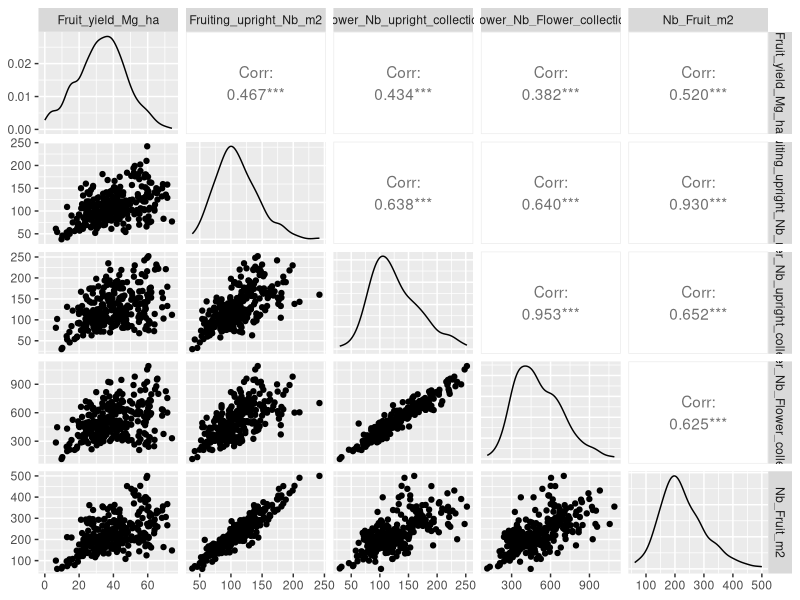
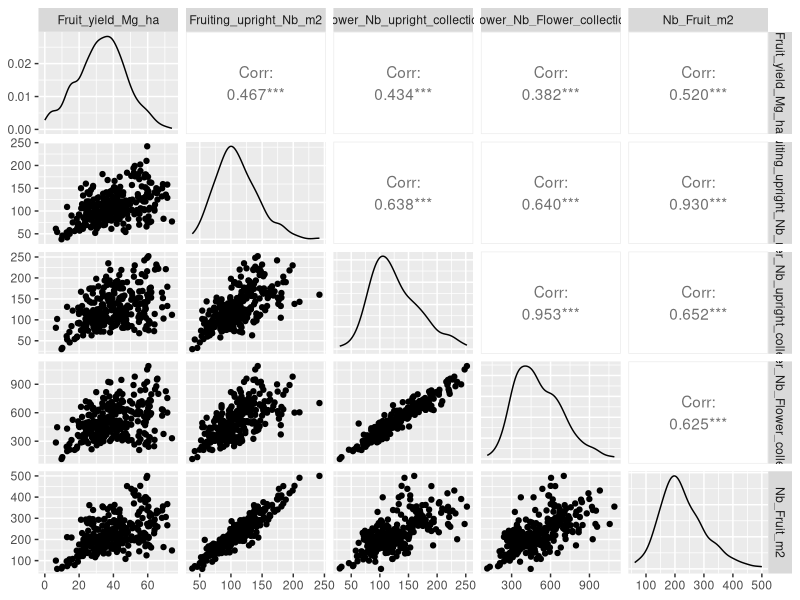

Source code (R) for these figures, in order: (Note: this script raises an error after producing the figures.)
## ---- chunk 1
library("tidyverse") # generic data handling and plotting
library("GGally")
library("nlme") # mixed models
## ---- chunk 2
data_init <- read_csv(file = "data/data_init.csv", guess_max = 1729)
## ---- chunk 3
data_init <- data_init %>%
  mutate(TAcy = case_when(
    !is.na(Fruit_Tacy_labo_mg_Anth_100g) ~ Fruit_Tacy_labo_mg_Anth_100g,
    TRUE ~ Fruit_Tacy_image_mg_Anth_100g_515nm
  ))
## ---- chunk 4
dose_df <- tibble(
  dose_colname = c(
    "Fertilizer-tot-dose_N_kg_ha", "Fertilizer-tot-dose_P_kg_ha",
    "Fertilizer-tot-dose_K_kg_ha", "Fertilizer-tot-dose_Mg_kg_ha",
    "Fertilizer-tot-dose_B_kg_ha", "Fertilizer-tot-dose_Cu_kg_ha"
  ),
  dose_name = c("N", "P", "K", "Mg", "B", "Cu")
)
## ---- chunk 5
performance_df <- tibble(
  performance_name = c(
    "TAcy", "Brix", "Firmness", "Berry_weight",
    "Berry_moisture", "Yield",
    "Fruit_stem", "Fruit"
  ),
  performance_colname = c(
    "TAcy", "Fruit_Brix_degreeBrix", "Fruit_Firmness_N_s", "Fruit_weight_g",
    "Fruit_moisture_berry_perc", "Fruit_yield_Mg_ha",
    "Fruiting_upright_Nb_m2", "Nb_Fruit_m2"
  ),
  performance_labels = c(
    "TAcy~plain('(')~mg~100^{plain('-1')}~plain(')')",
    "{}^o~Brix",
    "Firmness~plain('(')~N~sec^{plain('-1')}~plain(')')",
    "Berry~weight~plain('(')~g~plain(')')",
    "Berry~moisture~plain('(')~plain('%')~plain(')')",
    "Berry~yield~plain('(')~Mg~ha^{plain('-1')}~plain(')')",
    # "Reproductive~upright~plain('(')~m^{plain('-2')}~plain(')')",
    # "Flower~count~plain('(')~m^{plain('-2')}~plain(')')",
    # "Flower~per~repr.~upright~plain('(')~m^{plain('-2')}~plain(')')",
    # "Fruiting~upright~plain('(')~m^{plain('-2')}~plain(')')",
    "Berry~count~plain('(')~m^{plain('-2')}~plain(')')",
    "Berry~per~fruiting~upright~plain('(')~m^{plain('-2')}~plain(')')" # "Fruit~set~plain('(%)')",
  ),
  performance_type = c(
    "Quality", "Quality", "Quality", "Quality",
    "Quality", "Quality",
    "Physiology", "Physiology"
  )
)
## ---- chunk 6
data_init$Dose_trial <- NA
for (i in seq_along(dose_df$dose_name)) {
  filter_i <- data_init$Nutrient_tested == dose_df$dose_name[i]
  filter_i[is.na(filter_i)] <- FALSE
  data_init$Dose_trial[filter_i] <- data_init[filter_i, dose_df$dose_colname[i]] %>% pull()
}
## ---- chunk 7
physiology <- tibble(colname = c(
  "Fruit_yield_Mg_ha", "Fruiting_upright_Nb_m2",
  "Flower_Nb_upright_collection", "Flower_Nb_Flower_collection",
  "Nb_Fruit_m2"
),
label = c("Berry yield (Mg/ha)", #"Berry~yield~plain('(')~Mg~ha^{plain('-1')}~plain(')')",
          "Fruiting upright (count/m²)", #"Fruiting~uprights~plain('(')~count~m^{plain('-2')}~plain(')')",
          "Flower per upright", #"Flower~per~upright",
          "Flower (count/m²)", #"Flower~plain('(')~count~m^{plain('-2')}~plain(')')",
          "Fruit (count/m²)" #"Fruit~plain('(')~count~m^{plain('-2')}~plain(')')"
  )
)

data_init %>%
  select(one_of(physiology$colname)) %>%
  ggpairs()
ggsave("images/correlation-physiology.png", width = 8, height = 8, dpi = 300)
## ---- chunk 8
knitr::include_graphics("images/correlation-physiology.png")
## ---- chunk 9
mod_phys <- list()
intervals_phys <- list()
physio_plot <- list()
for (i in 1:(length(physiology$colname) - 1)) {
  data_physio_lm <- data_init %>%
    select(one_of(physiology$colname[1], physiology$colname[i + 1])) %>%
    drop_na()
  mod_phys[[i]] <- lm(
    formula = as.formula(paste(physiology$colname[1], "~", physiology$colname[i + 1])),
    data = data_physio_lm
  )
  intervals_phys[[i]] <- cbind(confint(mod_phys[[i]]), summary(mod_phys[[i]])$coef)
  rownames(intervals_phys[[i]]) <- c(
    paste(physiology$colname[i + 1], "Intercept"),
    paste(physiology$colname[i + 1], "Slope")
  )
  
  coefs_text <- paste("Intercept:", signif(summary(mod_phys[[i]])$coef[1, 1], 3), 
                      "+/-", signif(abs(summary(mod_phys[[i]])$coef[1, 1] - confint(mod_phys[[i]], level = 0.95)[1, 1]), 3), "\n",
                      "Slope:", signif(summary(mod_phys[[i]])$coef[2, 1], 3),
                      "+/-", signif(abs(summary(mod_phys[[i]])$coef[2, 1] - confint(mod_phys[[i]], level = 0.95)[2, 1]), 3))
  
  physio_plot[[i]] <- ggplot(data_physio_lm,
                             aes_string(x = physiology$colname[i + 1],
                                        y = physiology$colname[1])) +
    geom_point() +
    geom_abline(
      intercept = summary(mod_phys[[i]])$coef[1, 1],
      slope = summary(mod_phys[[i]])$coef[2, 1]
    ) +
    geom_label(aes(x = 0, y = 70), label = coefs_text, hjust = "left") +
    expand_limits(x = 0, y = 0) +
    labs(x = physiology$label[i + 1], # can't be parsed
         y = physiology$label[1]) +
    theme_bw()
  
}
intervals_phys <- do.call(rbind.data.frame, intervals_phys)

library("patchwork")
physio_plot[[1]] / physio_plot[[2]] / physio_plot[[3]] / physio_plot[[4]]
ggsave("images/lm-physiology.png", width = 6, height = 14, dpi = 300)
## ---- chunk 10
knitr::include_graphics("images/lm-physiology.png")
## ---- chunk 11
nutrient_exportation <- data_init %>%
  select(Fruit_yield_Mg_ha, Fruit_moisture_berry_perc, starts_with("Fruit_") & ends_with("g_kg"), -Fruit_S_g_kg_ICP) %>%
  mutate(dry_weight_kg_ha = Fruit_yield_Mg_ha * 1000 * (100 - Fruit_moisture_berry_perc) / 100) %>%
  select(-Fruit_yield_Mg_ha, -Fruit_moisture_berry_perc) %>%
  mutate_all(~ . * dry_weight_kg_ha / 1000) %>%
  # g_nutrient/kg_fruit * kg_fruit/ha -> g_nutrient/ha / 1000 -> kg_nutrient / ha
  select(-dry_weight_kg_ha) %>%
  summarise_all(funs(mean), na.rm = TRUE) %>%
  t()

nutrient_concentration <- data_init %>%
  select(starts_with("Fruit_") & ends_with("g_kg"), -Fruit_S_g_kg_ICP) %>%
  summarise_all(funs(mean), na.rm = TRUE) %>%
  t()

nutrient_name <- data_init %>%
  select(starts_with("Fruit_") & ends_with("g_kg"), -Fruit_S_g_kg_ICP) %>%
  names() %>%
  sub(".*Fruit_ *(.*?) *_g_kg.*", "\\1", .)

tibble(
  nutrient_name,
  nutrient_concentration,
  nutrient_exportation
) %>%
  print(n = 14)
## ---- chunk 12
data_stats <- data_init %>%
  select(
    Year_of_experiment, Field_no, Treatment_no, Block_no, Cropping_system, Nutrient_tested, Fertilizer_formula, Dose_trial,
    dose_df$dose_colname, performance_df$performance_colname
  ) %>%
  filter(Year_of_experiment != 2017) %>%
  rename(
    Year = Year_of_experiment,
    Field = Field_no,
    Treatment = Treatment_no,
    Block = Block_no,
    Fertilizer_trial = Nutrient_tested
  ) %>%
  droplevels()

data_stats %>%
  sample_n(10)
## ---- chunk 13
model_conditions <- expand.grid(
  performance_name = performance_df$performance_name,
  Fertilizer_trial = c("N", "P", "K", "Mg", "B", "Cu")
)
model_conditions$index <- 1:nrow(model_conditions)
model_conditions %>%
  sample_n(5)
## ---- chunk 14
model_conditions$model_type <- "linear"
## ---- chunk 15
model_conditions$model_type[model_conditions$Fertilizer_trial == "B" & model_conditions$performance_name == "Brix"] <- "none"
## ---- chunk 16
model_conditions$model_type[model_conditions$Fertilizer_trial == "N" & model_conditions$performance_name == "Yield"] <- "quadratic"
model_conditions$model_type[model_conditions$Fertilizer_trial == "N" & model_conditions$performance_name == "Berry_weight"] <- "quadratic"
model_conditions$model_type[model_conditions$Fertilizer_trial == "K" & model_conditions$performance_name == "Yield"] <- "quadratic"
model_conditions$model_type[model_conditions$Fertilizer_trial == "K" & model_conditions$performance_name == "Berry_weight"] <- "quadratic"
## ---- chunk 17
alpha <- 0.05
lmm_N <- list()
interval_lmmN <- list()

mc_N <- model_conditions %>%
  filter(Fertilizer_trial == "N")

for (i in 1:nrow(mc_N)) {
  performance_i <- performance_df$performance_colname[performance_df$performance_name == as.character(mc_N[i, 1])]
  model_type_i <- mc_N[i, 4]
  
  table_mm_i <- data_stats %>%
    filter(Fertilizer_trial == "N") %>%
    select(one_of(c("Year", "Field", "Treatment", "Block", "Fertilizer-tot-dose_N_kg_ha", "Cropping_system", "Fertilizer_formula", performance_i))) %>%
    rename(Dose = "Fertilizer-tot-dose_N_kg_ha") %>%
    drop_na()
  
  table_mm_i$Fertilizer_formula <- relevel(factor(table_mm_i$Fertilizer_formula), ref = "21-0-0")
  
  if (model_type_i == "linear") {
    lmm_N[[i]] <- lme(as.formula(paste0(performance_i, " ~ Dose + Fertilizer_formula ")),
                      random = ~ 1 + 1 | Year / Field / Treatment,
                      data = table_mm_i
    )
  } else if (model_type_i == "quadratic") {
    lmm_N[[i]] <- lme(as.formula(paste0(performance_i, " ~ Dose + I(Dose^2) + Fertilizer_formula")),
                      random = ~ 1 + 1 | Year / Field / Treatment,
                      data = table_mm_i
    )
  } else if (model_type_i == "none") {
    lmm_N[[i]] <- NA
  } else {
    print("Model type not recognized. Choose linear or quadratic.")
  }
  
  tTable <- summary(lmm_N[[i]])$tTable %>%
    data.frame() %>%
    rownames_to_column() %>%
    filter(str_detect(rowname, "Fert"))
  
  intervals <- intervals(lmm_N[[i]], which = "fixed")[[1]] %>%
    data.frame() %>%
    rownames_to_column() %>%
    filter(str_detect(rowname, "Fert")) %>%
    bind_cols(tTable["p.value"])
  
  intervals$rowname <- tTable$rowname <- gsub("Fertilizer_formula*", "", tTable$rowname)
  
  intervals$performance_name <- mc_N$performance_name[i]
  intervals$performance_labels <- performance_df$performance_labels[performance_df$performance_colname == performance_i]
  
  interval_lmmN[[i]] <- intervals
}
## ---- chunk 18
interval_lmmN <- do.call(rbind.data.frame, interval_lmmN)
interval_lmmN$pvalue_alpha <- ifelse(interval_lmmN$p.value <= alpha, paste("≤", alpha), paste(">", alpha))
## ---- chunk 19
plot_cols <- 4
plot_rows <- 3

interval_lmmN %>% ggplot(aes(x = est., y = rowname)) +
  facet_wrap(. ~ performance_labels, scales = "free", labeller = label_parsed, switch = "x") +
  geom_vline(xintercept = 0, lty = 1) +
  geom_segment(mapping = aes(x = lower, xend = upper, yend = rowname), size = 1) + # , colour = pvalue_alpha
  geom_point(size = 3) +
  geom_text(aes(x = lower, label = signif(lower, 3)), hjust = 1.2) +
  geom_label(aes(label = signif(est., 3))) +
  geom_text(aes(x = upper, label = signif(upper, 3)), hjust = -0.2) +
  labs(y = "", x = "") +
  scale_x_continuous(expand = expand_scale(mult = c(0.5, 0.5))) +
  theme_bw() +
  theme(
    strip.text.y = element_text(angle = 0),
    axis.title.x = element_blank(),
    strip.background = element_rect(fill = "transparent", colour = "transparent"),
    strip.placement = "outside",
    panel.spacing = unit(2, "lines")
  ) +
  ggsave("images/sources-nitrogen.pdf", width = plot_cols * 5, height = plot_rows * 2.5, dpi = 300) +
  ggsave("images/sources-nitrogen.png", width = plot_cols * 5, height = plot_rows * 2.5, dpi = 300)
## ---- chunk 20
alpha <- 0.05
lmm <- list()
pred <- list()

for (i in 1:nrow(model_conditions)) {
  performance_i <- performance_df$performance_colname[performance_df$performance_name == as.character(model_conditions[i, 1])]
  treatment_i <- model_conditions[i, 2]
  # dose_i <- dose_df$dose_colname[dose_df$dose_name == treatment_i]
  model_type_i <- model_conditions[i, 4]
  
  table_mm_i <- data_stats %>%
    filter(Fertilizer_trial == treatment_i) %>%
    select(one_of(c("Year", "Field", "Treatment", "Block", "Cropping_system", "Dose_trial", performance_i))) %>%
    rename(Dose = Dose_trial) %>%
    drop_na()
  
  if (model_type_i == "linear") {
    lmm[[i]] <- lme(as.formula(paste0(performance_i, " ~ Dose")),
                    random = ~ 1 + 1 | Year / Field / Treatment,
                    data = table_mm_i
    )
    p_value <- summary(lmm[[i]])$tTable[2, 5]
    slope <- coef(lmm[[i]])[1, 2]
  } else if (model_type_i == "quadratic") {
    lmm[[i]] <- lme(as.formula(paste0(performance_i, " ~ Dose + I(Dose^2)")),
                    random = ~ 1 + 1 | Year / Field / Treatment,
                    data = table_mm_i
    )
    p_value <- summary(lmm[[i]])$tTable[3, 5]
    slope <- coef(lmm[[i]])[1, 3]
  } else if (model_type_i == "none") {
    lmm[[i]] <- NA
    p_value <- NA
    slope <- NA
  } else {
    print("Model type not recognized. Choose linear or quadratic.")
  }
  
  if (any(is.na(lmm[[i]]))) {
    pred[[i]] <- NA
    print(paste("Model", i, "is NA"))
  } else {
    x_seq <- expand.grid(Dose = seq(0, max(table_mm_i$Dose), length = 20))
    y_seq <- predict(lmm[[i]], newdata = x_seq, level = 0)
    pred[[i]] <- data.frame(
      Dose_trial = x_seq$Dose,
      performance_value = y_seq,
      # label = performance_df$labels[performance_df$colname == performance_i],
      Fertilizer_trial = treatment_i,
      performance_colname = performance_i,
      p_value = p_value,
      slope = slope
    )
  }
}
## ---- chunk 21
pred_tidy <- do.call(rbind.data.frame, pred) # list to data frame
pred_tidy$pvalue_alpha <- factor(ifelse(pred_tidy$p_value <= alpha, paste("≤", alpha), paste(">", alpha)))
pred_tidy <- pred_tidy %>%
  left_join(performance_df, by = "performance_colname") %>%
  select(-performance_colname)
pred_tidy %>% sample_n(10)
## ---- chunk 22
data_tidy <- data_stats %>%
  gather(key = "performance_colname", value = "performance_value", performance_df$performance_colname) %>%
  left_join(performance_df, by = "performance_colname") %>%
  select(-performance_colname)

quality_index <- performance_df$performance_name[performance_df$performance_type == "Quality"]
physiology_index <- performance_df$performance_name[performance_df$performance_type == "Physiology"]
## ---- chunk 23
n_perf <- length(quality_index)
n_elem <- 3

data_gg <- data_tidy %>%
  filter(Fertilizer_trial %in% c("N", "P", "K") & performance_name %in% quality_index) %>%
  mutate(Fertilizer_trial = factor(Fertilizer_trial, levels = c("N", "P", "K"))) %>%
  select(Dose_trial, performance_value, performance_labels, Fertilizer_trial) %>%
  drop_na()
pred_gg <- pred_tidy %>%
  filter(Fertilizer_trial %in% c("N", "P", "K") & performance_name %in% quality_index) %>%
  drop_na()

ggplot(data = data_gg, mapping = aes(x = Dose_trial, y = performance_value)) +
  facet_grid(performance_labels ~ Fertilizer_trial, scales = "free", labeller = label_parsed, switch = "y") +
  geom_point(alpha = 0.1) +
  geom_line(pred_gg, mapping = aes(x = Dose_trial, y = performance_value)) +
  labs(x = expression("Dose (kg ha"^"-1" ~ ")"), y = "Performance") +
  geom_label(data = pred_gg, aes(label = paste("Slope =", signif(slope, 3))), x = -Inf, y = Inf, hjust = -0.1, vjust = 1.5) +
  geom_label(data = pred_gg, aes(label = paste("p =", signif(p_value, 3))), x = -Inf, y = Inf, hjust = -0.18, vjust = 2.5) +
  theme_bw() +
  theme(
    axis.title.y = element_blank(),
    strip.background = element_rect(fill = "transparent", colour = "transparent"),
    strip.placement = "outside",
    strip.text.y = element_text(angle = 270, size = 12),
    strip.text.x = element_text(size = 12)
  ) +
  ggsave("images/grid_macro&quality.pdf", width = n_elem * 3, height = n_perf * 2.5, dpi = 300) +
  ggsave("images/grid_macro&quality.png", width = n_elem * 3, height = n_perf * 2.5, dpi = 300)
## ---- chunk 24
n_perf <- length(physiology_index)
n_elem <- 3

data_gg <- data_tidy %>%
  filter(Fertilizer_trial %in% c("N", "P", "K") & performance_name %in% physiology_index) %>%
  mutate(Fertilizer_trial = factor(Fertilizer_trial, levels = c("N", "P", "K"))) %>%
  select(Dose_trial, performance_value, performance_labels, Fertilizer_trial) %>%
  drop_na()
pred_gg <- pred_tidy %>%
  filter(Fertilizer_trial %in% c("N", "P", "K") & performance_name %in% physiology_index) %>%
  drop_na()

ggplot(data = data_gg, mapping = aes(x = Dose_trial, y = performance_value)) +
  facet_grid(performance_labels ~ Fertilizer_trial, scales = "free", labeller = label_parsed, switch = "y") +
  geom_point(alpha = 0.1) +
  geom_line(pred_gg, mapping = aes(x = Dose_trial, y = performance_value)) +
  labs(x = expression("Dose (kg ha"^"-1" ~ ")"), y = "Performance") +
  geom_label(data = pred_gg, aes(label = paste("Slope =", signif(slope, 3))), x = -Inf, y = Inf, hjust = -0.1, vjust = 1.5) +
  geom_label(data = pred_gg, aes(label = paste("p =", signif(p_value, 3))), x = -Inf, y = Inf, hjust = -0.18, vjust = 2.5) +
  theme_bw() +
  theme(
    axis.title.y = element_blank(),
    strip.background = element_rect(fill = "transparent", colour = "transparent"),
    strip.placement = "outside",
    strip.text.y = element_text(angle = 270, size = 12),
    strip.text.x = element_text(size = 12)
  ) +
  ggsave("images/grid_macro&physiology.pdf", width = n_elem * 3, height = n_perf * 2.8, dpi = 300) +
  ggsave("images/grid_macro&physiology.png", width = n_elem * 3, height = n_perf * 2.8, dpi = 300)
## ---- chunk 25
n_perf <- length(quality_index)
n_elem <- 3

data_gg <- data_tidy %>%
  filter(Fertilizer_trial %in% c("Mg", "B", "Cu") & performance_name %in% quality_index) %>%
  select(Dose_trial, performance_value, performance_labels, Fertilizer_trial) %>%
  drop_na()
pred_gg <- pred_tidy %>%
  filter(Fertilizer_trial %in% c("Mg", "B", "Cu") & performance_name %in% quality_index) %>%
  drop_na()

ggplot(data = data_gg, mapping = aes(x = Dose_trial, y = performance_value)) +
  facet_grid(performance_labels ~ Fertilizer_trial, scales = "free", labeller = label_parsed, switch = "y") +
  geom_point(alpha = 0.1) +
  geom_line(pred_gg, mapping = aes(x = Dose_trial, y = performance_value)) +
  labs(x = expression("Dose (kg ha"^"-1" ~ ")"), y = "Performance") +
  geom_label(data = pred_gg, aes(label = paste("Slope =", signif(slope, 3))), x = -Inf, y = Inf, hjust = -0.1, vjust = 1.5) +
  geom_label(data = pred_gg, aes(label = paste("p =", signif(p_value, 3))), x = -Inf, y = Inf, hjust = -0.18, vjust = 2.5) +
  theme_bw() +
  theme(
    axis.title.y = element_blank(),
    strip.background = element_rect(fill = "transparent", colour = "transparent"),
    strip.placement = "outside",
    strip.text.y = element_text(angle = 270, size = 12),
    strip.text.x = element_text(size = 12)
  ) +
  ggsave("images/grid_secondary-micro&quality.pdf", width = n_elem * 3, height = n_perf * 2.5, dpi = 300) +
  ggsave("images/grid_secondary-micro&quality.png", width = n_elem * 3, height = n_perf * 2.5, dpi = 300)
## ---- chunk 26
n_perf <- length(physiology_index)
n_elem <- 3

data_gg <- data_tidy %>%
  filter(Fertilizer_trial %in% c("Mg", "B", "Cu") & performance_name %in% physiology_index) %>%
  select(Dose_trial, performance_value, performance_labels, Fertilizer_trial) %>%
  drop_na()
pred_gg <- pred_tidy %>%
  filter(Fertilizer_trial %in% c("Mg", "B", "Cu") & performance_name %in% physiology_index) %>%
  drop_na()

ggplot(data = data_gg, mapping = aes(x = Dose_trial, y = performance_value)) +
  facet_grid(performance_labels ~ Fertilizer_trial, scales = "free", labeller = label_parsed, switch = "y") +
  geom_point(alpha = 0.1) +
  geom_line(pred_gg, mapping = aes(x = Dose_trial, y = performance_value)) +
  labs(x = expression("Dose (kg ha"^"-1" ~ ")"), y = "Performance") +
  geom_label(data = pred_gg, aes(label = paste("Slope =", signif(slope, 3))), x = -Inf, y = Inf, hjust = -0.1, vjust = 1.5) +
  geom_label(data = pred_gg, aes(label = paste("p =", signif(p_value, 3))), x = -Inf, y = Inf, hjust = -0.18, vjust = 2.5) +
  theme_bw() +
  theme(
    axis.title.y = element_blank(),
    strip.background = element_rect(fill = "transparent", colour = "transparent"),
    strip.placement = "outside",
    strip.text.y = element_text(angle = 270, size = 12),
    strip.text.x = element_text(size = 12)
  ) +
  ggsave("images/grid_secondary-micro&physiology.pdf", width = n_elem * 3, height = n_perf * 2.8, dpi = 300) +
  ggsave("images/grid_secondary-micro&physiology.png", width = n_elem * 3, height = n_perf * 2.8, dpi = 300)
